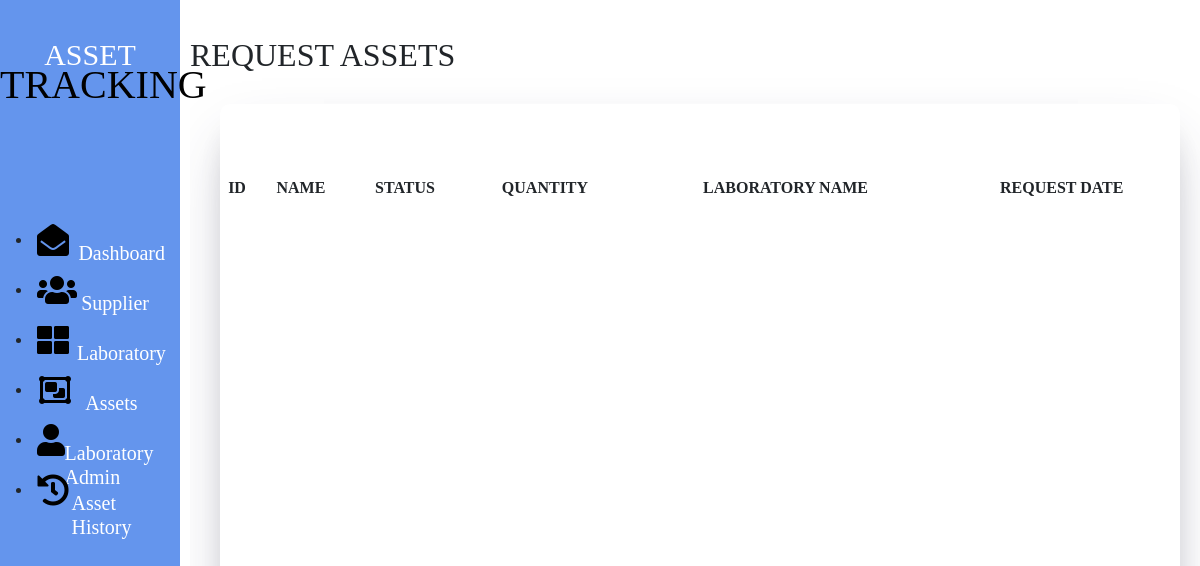
Page /myDashboard/requestAssetTable.php on the earlier database version.
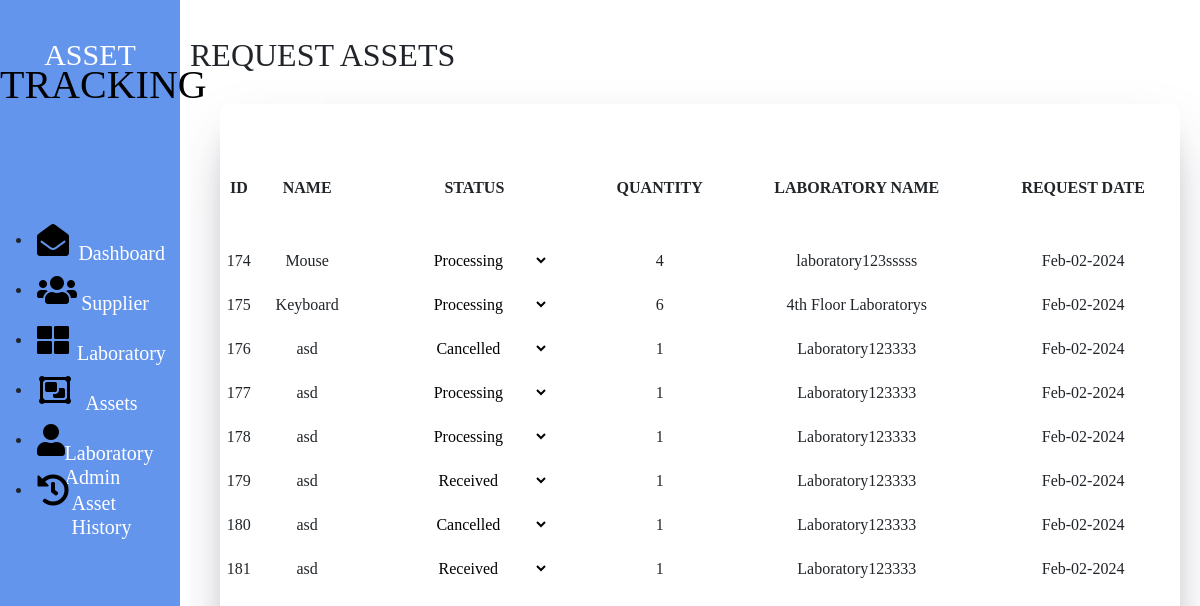
Same page on the later database version.
### tables this page shows
CREATE TABLE `request_asset` (
  `req_id` int(50) NOT NULL,
  `req_name` varchar(50) NOT NULL,
  `req_status` varchar(50) NOT NULL,
  `quantity_asset` int(50) NOT NULL,
  `lab_id` int(50) NOT NULL,
  `req_date` varchar(50) NOT NULL
);

CREATE TABLE `laboratories` (
  `lab_id` int(20) NOT NULL,
  `lab_name` varchar(50) NOT NULL,
  `lab_date` varchar(50) NOT NULL,
  `admin_id` int(50) NOT NULL
);

### myDashboard/requestAssetTable.php (the view, shortened to what this page needs)
<?php
    include "templates/header.php";
?>
        <div class="content" id="content">
            <div class="display">
                <h2>REQUEST ASSETS</h2>
                    <div class="assetTableDisplay">
                        <br><br><br>
                            <table class = "stocksAssetDisplay" id = "assetTable">
                                <thead>
                                    <tr>
                                        <th id = "actionEd">ID</th>
                                        <th id = "actionEd">NAME</th>
                                        <th id = "actionEd">STATUS</th>
                                        <th id = "actionEd">QUANTITY</th>
                                        <th id = "actionEd">LABORATORY NAME</th>
                                        <th id = "actionEd">REQUEST DATE</th>
                                    </tr>
                                </thead>
                                <tbody  >
                                    <?php
                                    require_once('db_connector.php');
                                        $sql = "SELECT request_asset.req_id as req_id, request_asset.req_name as req_name, request_asset.req_status as req_status, request_asset.quantity_asset as quantity, request_asset.lab_id as lab_id, request_asset.req_date as req_date, laboratories.lab_name as labname FROM request_asset INNER JOIN laboratories ON request_asset.lab_id = laboratories.lab_id";
                                        $result = $connection->query($sql);
                                        while($row = $result->fetch_assoc()){
                                            echo "
                                            <tbody  class = 'table-row'>
                                                <td class = 'reqTableRow' >$row[req_id]</td>
                                                <td class = 'reqTableRow' >$row[req_name]</td>
                                                <td class = 'reqTableRow'  class = 'reqTableRow' id = 'statusReqTable' >
                                                    <select  data-id ='$row[req_id]' class='status-dropdown' id='reqAssetStat' >
                                                    <option >$row[req_status]</option>
                                                    <option value = 'Pending'>Pending</option>
                                                    <option id = 'processingOption'value = 'Processing'>Processing</option>
                                                    <option value = 'Cancelled'>Cancelled</option>
                                                    </select>
                                                </td>
                                                <td class = 'reqTableRow' id = ''>$row[quantity]</td>
                                                <td class = 'reqTableRow' id = ''>$row[labname]</td>
                                                <td class = 'reqTableRow' id = ''>$row[req_date]</td>
                                            ";
                                        }
                                    ?>
                                </tbody>
                            </table>
                </div>
            </div>
        </div>
    </div>
</body>
</html>

Differences in the rows shown:
added request_asset: req_id "174", req_name "Mouse", req_status+req_id "Processing", quantity_asset "4", lab.lab_name "laboratory123sssss", req_date "Feb-02-2024"
added request_asset: req_id "175", req_name "Keyboard", req_status+req_id "Processing", quantity_asset "6", lab.lab_name "4th Floor Laboratorys", req_date "Feb-02-2024"
added request_asset: req_id "176", req_name "asd", req_status+req_id "Cancelled", quantity_asset "1", lab.lab_name "Laboratory123333", req_date "Feb-02-2024"
added request_asset: req_id "177", req_name "asd", req_status+req_id "Processing", quantity_asset "1", lab.lab_name "Laboratory123333", req_date "Feb-02-2024"
added request_asset: req_id "178", req_name "asd", req_status+req_id "Processing", quantity_asset "1", lab.lab_name "Laboratory123333", req_date "Feb-02-2024"
added request_asset: req_id "179", req_name "asd", req_status+req_id "Received", quantity_asset "1", lab.lab_name "Laboratory123333", req_date "Feb-02-2024"
added request_asset: req_id "180", req_name "asd", req_status+req_id "Cancelled", quantity_asset "1", lab.lab_name "Laboratory123333", req_date "Feb-02-2024"
added request_asset: req_id "181", req_name "asd", req_status+req_id "Received", quantity_asset "1", lab.lab_name "Laboratory123333", req_date "Feb-02-2024"
